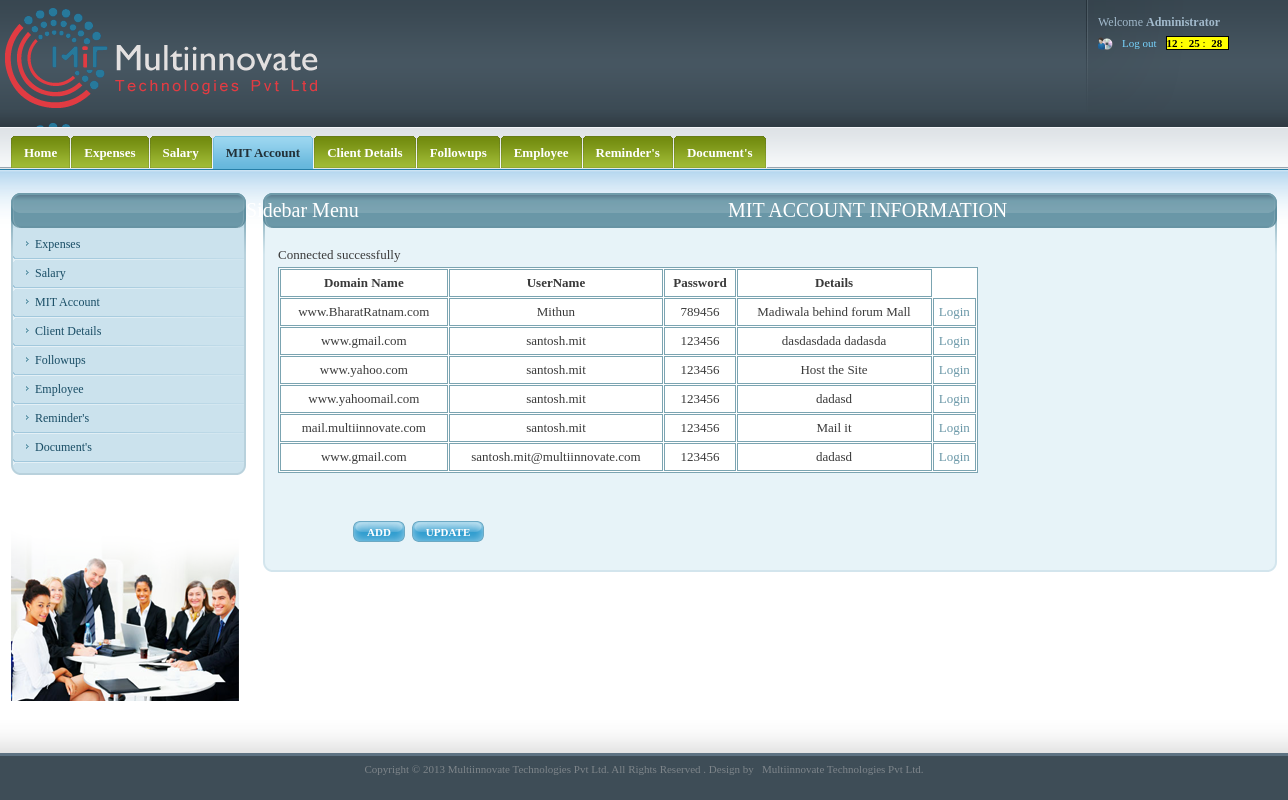
/passview.php, run on the app's committed database.
### tables this page shows
CREATE TABLE IF NOT EXISTS `mitpassword` (
  `id` int(10) NOT NULL AUTO_INCREMENT,
  `domainname` varchar(100) NOT NULL,
  `webhost` varchar(200) NOT NULL,
  `username` varchar(100) NOT NULL,
  `password` varchar(100) NOT NULL,
  `details` varchar(5000) NOT NULL,
  PRIMARY KEY (`id`)
);

### passview.php (the view, shortened to what this page needs)
<!DOCTYPE html PUBLIC "-//W3C//DTD XHTML 1.0 Strict//EN" "http://www.w3.org/TR/xhtml1/DTD/xhtml1-strict.dtd">
<html xmlns="http://www.w3.org/1999/xhtml">
<head>
<link media="screen" rel="stylesheet" type="text/css" href="css/admin.css"  />
 <link rel="stylesheet" href="http://code.jquery.com/ui/1.10.2/themes/smoothness/jquery-ui.css" />
  <link rel="stylesheet" href="/resources/demos/style.css" />
</head>
<body onLoad="digital_clock()">
	<div id="wrapper">
		<div id="head">
			<div id="logo_user_details">
				<h1 id="logo"><a href="#">websitename Administration Panel</a></h1>
				<div id="user_details">
					<ul id="user_details_menu">
						<li>Welcome <strong>Administrator</strong></li>
						<li>
							<ul id="user_access">
							<li class="last"><a href="index.php">Log out</a></li>
                                <li>
                                	    <span style="background:#FF0; border:#000 1px solid; font:'Times New Roman', Times, serif bold; color:#000">
										<b id=hours></b>&nbsp;:&nbsp;
										<b id=minutes></b>&nbsp;:&nbsp;
										<b id=seconds></b> &nbsp;
								   </span>
                                </li>
							</ul>
						</li>
					</ul>
				</div>
			</div>
			<div id="menus_wrapper">
			  <div id="main_menu">
					<ul>
						<li><a href="home.php.php"><span><span>Home</span></span></a></li>
                        <li><a href="monthlyview.php"><span><span>Expenses</span></span></a></li>
                          <li><a href="salaryview.php"><span><span>Salary</span></span></a></li>
						<li><a href="passview.php" class="selected"><span><span>MIT Account</span></span></a></li>
						<li><a href="clientview.php"><span><span>Client Details</span></span></a></li>
						<li><a href="followupview.php"><span><span>Followups</span></span></a></li>
                        	<li><a href="AddEmployeeView.php"><span><span>Employee</span></span></a></li>
						<li><a href="reminders.php"><span><span>Reminder's</span></span></a></li>
                         <li><a href="DocumentView.php"><span><span>Document's</span></span></a></li>
					</ul>
				</div>
			</div>
		</div>
  <div id="content">
			<div id="page">
				<div class="inner">
					<div class="section">
						<div class="title_wrapper">
							<h2 style="margin-left:450px;">MIT ACCOUNT INFORMATION</h2>
							<span class="title_wrapper_left"></span>
							<span class="title_wrapper_right"></span>
						</div>
				  <div class="section_content">
							<div class="sct">
								<div class="sct_left">
									<div class="sct_right">
										<div class="sct_left">
											<div class="sct_right">
												<form action="" method="" class="search_form general_form">
													<fieldset>
														<div class="forms">
								<?php
							include "includes/db_con.php";
							$query = "select * from  mitpassword";
							$res = mysql_query($query);
							$num_rows = mysql_num_rows($res);
								if($num_rows>=1){
	echo"<table id='table_struct' border='1' bordercolor='7BA4B1' cellspacing='1' cellpadding='1' bgcolor='#FFFFFF' width='700'><tr class='tr_class'>
			<td align='center' style='font-weight:bold'> Domain Name</td>
			<td align='center' style='font-weight:bold'>UserName </td>
   	    	<td align='center' style='font-weight:bold'>Password </td>
			<td align='center' style='font-weight:bold'>Details </td>
							</tr>";
								while($row = mysql_fetch_array($res))
								{
										echo"<tr class='tr_class1'>
										<td align='center'>" .$row['domainname']."</td>
										<td align='center'>" .$row['username']."</td>
										<td align='center'>" .$row['password']."</td>
										<td align='center'>" .$row['details']."</td>";
				echo "<td align='center' style='cursor:pointer;color:#0099CC'><a href='MITLOGIN.php?id=".$row['id']."' target='_blank'>Login</a></td>";
									echo "</tr>";
								}
								echo "</table>";
							}
							else	{
								echo "<table  width='100%' cellspacing='1' cellpadding='1'><tr class='tr_class'><td>No Record Found!!</td></tr></table>";
								}
						 	?><br /><br />
														<div class="row">
														<div class="buttons">
																<ul>
	     <li>
         <span class="button send_form_btn">
         <span>
         <span>
         <a href="mitpassword.php"><font color="#FFFFFF">ADD</font></a>
         </span>
         </span>
         </span>
         </li>
         <li>
         <span class="button send_form_btn">
         <span>
         <span>
         <a href="passedit.php"><font color="#FFFFFF">UPDATE</font></a>
         </span>
         </span>
         </span>
         </li>
		</ul>
															</div>
														</div>
														</div>
													</fieldset>
									        </form>
											</div>
										</div>
									</div>
								</div>
							</div>
							<span class="scb"><span class="scb_left"></span><span class="scb_right"></span></span>
						</div>
					</div>
				</div>
			</div>
			<div id="sidebar">
				<div class="inner">
					<div class="section">
						<div class="title_wrapper">
							<h2>Sidebar Menu</h2>
							<span class="title_wrapper_left"></span>
							<span class="title_wrapper_right"></span>
						</div>
				  <div class="section_content">
							<div class="sct">
								<div class="sct_left">
									<div class="sct_right">
										<div class="sct_left">
											<div class="sct_right">
												<ul class="sidebar_menu">
                        <li><a href="monthlyview.php"><span><span>Expenses</span></span></a></li>
                          <li><a href="salaryview.php"><span><span>Salary</span></span></a></li>
						<li><a href="passview.php" class="selected"><span><span>MIT Account</span></span></a></li>
						<li><a href="clientview.php"><span><span>Client Details</span></span></a></li>
						<li><a href="followupview.php"><span><span>Followups</span></span></a></li>
                        	<li><a href="AddEmployeeView.php"><span><span>Employee</span></span></a></li>
						<li><a href="reminders.php"><span><span>Reminder's</span></span></a></li>
                         <li><a href="DocumentView.php"><span><span>Document's</span></span></a></li>
                                                   </ul>
											</div>
										</div>
									</div>
								</div>
							</div>
							<span class="scb"><span class="scb_left"></span><span class="scb_right"></span></span>
						</div>
					</div>
					<div class="section_content">
							<img src="images/chitfundside.png"/>
						</div>
				</div>
			</div>
		</div>
	</div>
	<div id="footer">
		<div id="footer_inner">
		<center><p> Copyright &copy; 2013  Multiinnovate Technologies Pvt Ltd. All Rights Reserved . Design by &nbsp; <a href="http://www.multiinnovate.com" title="Multiinnovate Technologies"
target="_blank">Multiinnovate Technologies Pvt Ltd.</a></p></center>
		</div>
	</div>
</body>
</html>

### includes/db_con.php (shortened to what this page needs)
<?php
		echo 'Connected successfully';
?>

### css/style.css (style rules this page uses)
.title_wrapper h2 { margin-left:220px; }

### css/forms.css (style rules this page uses)
.button { display: block; color: #fff; background:url(layout/submit_middle.gif) repeat-x; font-size: 11px; overflow: hidden; position: relative; top: 0; left: 0; float: left; font-weight: bold; text-decoration: none; }
.button span { background:url(layout/submit_left.gif) no-repeat; display: block; float: left; white-space: nowrap; }
.button span span { background:url(layout/submit_right.gif) no-repeat right 0; display: block; padding: 0 14px; height: 21px; line-height: 22px; }
.general_form, .general_form fieldset { margin: 0; padding: 0; border: 0; }
.general_form fieldset { width: 100%; overflow: hidden; padding: 0; position: relative; top: 0; left: 0; }
.forms { float: left; width: 620px; }
.general_form { font-size: 13px; line-height: 24px; }
.general_form .row { width: 1000px; overflow: hidden; padding: 0px 0px 15px; float: left; }
.send_form_btn { background-image:url(layout/site/forms/send_form_middle.gif); background-color: #339fd0; }
.send_form_btn span { background-image:url(layout/site/forms/send_form_left.gif); }
.send_form_btn span span { background-image:url(layout/site/forms/send_form_right.gif); }
.buttons { float: left; padding: 0 0 0 75px; }
.buttons ul { margin: 0; padding: 0 30px 0 0; float: left; }
.buttons ul li { float: left; margin: 0; padding: 0 7px 0 0; list-style:none; }
.general_form .forms { width: 80%; }

### data on the page
mitpassword: domainname "www.BharatRatnam.com", username "Mithun", password "789456", details "Madiwala behind forum Mall"
mitpassword: domainname "www.gmail.com", username "santosh.mit", password "123456", details "dasdasdada dadasda"
mitpassword: domainname "www.yahoo.com", username "santosh.mit", password "123456", details "Host the Site"
mitpassword: domainname "www.yahoomail.com", username "santosh.mit", password "123456", details "dadasd"
mitpassword: domainname "mail.multiinnovate.com", username "santosh.mit", password "123456", details "Mail it"
mitpassword: domainname "www.gmail.com", username "santosh.mit@multiinnovate.com", password "123456", details "dadasd"
